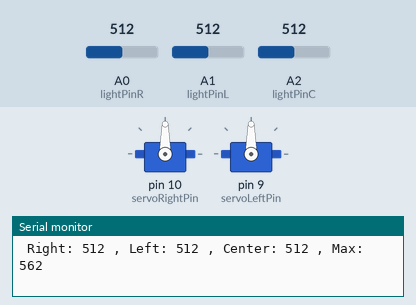
Recording of a sketch running on a simulated Arduino Uno, built with avr-gcc and run on an emulated ATmega328P. Shown: 2 × servo, the last lines printed to the serial monitor. Inputs (shaded band) come from the test bench; at power-on: A0 (lightPinR) = 512, A2 (lightPinC) = 512, A1 (lightPinL) = 512.

Above: at 6.2 s.
6.3 s: A0 (lightPinR) set to 554
9.3 s: A0 (lightPinR) set to 573
At 9.6 s:
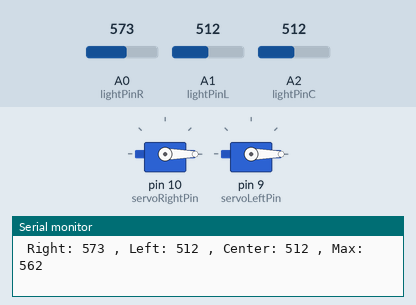
10.8 s: A2 (lightPinC) set to 547
13.8 s: A2 (lightPinC) set to 575
At 14.4 s:
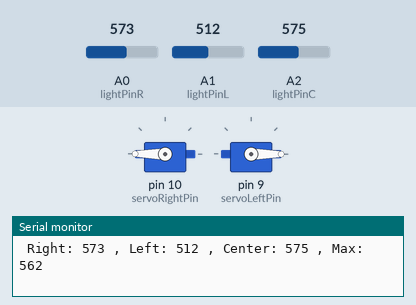
15.3 s: A1 (lightPinL) set to 104
18.3 s: A1 (lightPinL) set to 89
Timing chart, 0 to 21.3 s (numbered marks = the images above; inputs shaded):
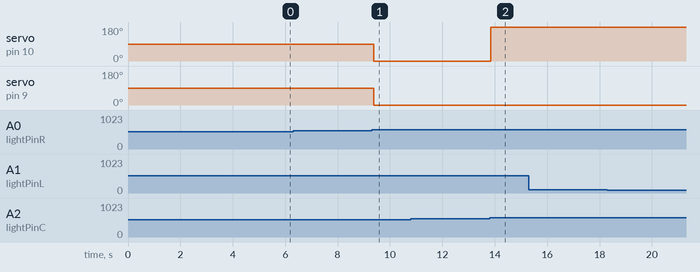

The sketch:

flashlight_robot_servo.ino
```cpp
#include <Servo.h>

Servo servoRight;  // create servo object to control a servo
Servo servoLeft;

int servoRightPin = 10;
int servoLeftPin = 9;

int lightPinR = 0;  //define a pin for Photo resistor
int lightPinL = 1;
int lightPinC = 2;
int ledPin = 11;   //define a pin for LED

int lightReadingRight;
int lightToleranceRight; // Sensor reading needed to trigger right turn

int lightReadingCenter;
int lightToleranceCenter; // Sensor reading needed to trigger forward movement

int lightReadingLeft;
int lightToleranceLeft; // Sensor reading needed to trigger left turn

void setup()
{
  Serial.begin(9600);  //Begin serial communcation

  servoRight.attach(servoRightPin);
  servoLeft.attach(servoLeftPin);

  // calibrate during the first five seconds
  int sensorMax;

  while (millis() < 5000) {
    int sensorValueR = analogRead(lightPinR);
    int sensorValueL = analogRead(lightPinL);
    int sensorValueC = analogRead(lightPinC);

    // record the maximum sensor value
    if (sensorValueR > sensorMax) {
      sensorMax = sensorValueR;
    }
    else if (sensorValueL > sensorMax) {
      sensorMax = sensorValueL;
    }
    else if (sensorValueC > sensorMax) {
      sensorMax = sensorValueC;
    }

    //set sensor tolerances to max + extra
    lightToleranceRight = sensorMax + 50;
    lightToleranceLeft = sensorMax + 50;
    lightToleranceCenter = sensorMax + 50;
    Serial.println(sensorMax);
  }
}

void loop()
{
  lightReadingRight = analogRead(lightPinR);
  Serial.print(" Right: ");
  Serial.print(lightReadingRight); //Write the value of the photoresistor to the serial monitor.

  lightReadingLeft = analogRead(lightPinL);
  Serial.print(" , Left: ");
  Serial.print(lightReadingLeft);

  lightReadingCenter = analogRead(lightPinC);
  Serial.print(" , Center: ");
  Serial.print(lightReadingCenter);

  Serial.print(" , Max: ");
  Serial.println(lightToleranceCenter);

  //Move forward if enough light is detected from center
  if (lightReadingCenter > lightToleranceCenter)
  {
    servoRight.write(180);
    servoLeft.write(0);
  }
  else if (lightReadingRight > lightToleranceRight) //turn right
  {
    servoRight.write(0);
    servoLeft.write(0);
  }
  else if (lightReadingLeft > lightToleranceLeft) //turn left
  {
    servoRight.write(180);
    servoLeft.write(180);
  }
  else { //stop
    servoRight.write(90);
    servoLeft.write(90);
  }

  delay(10); //short delay for faster response to light.
}
```

Measured:
- the behaviour switches between 562 and 563 on A0 (lightPinR) (found by bisection; images 0 and 1)
- the behaviour switches between 562 and 563 on A2 (lightPinC) (found by bisection; images 1 and 2)
- after the input at 9.3 s, servo on pin 10 (servoRightPin), servo on pin 9 (servoLeftPin): 90° → 0° after 0.07 s
- after the input at 13.8 s, servo on pin 10 (servoRightPin): 0° → 180° at once
